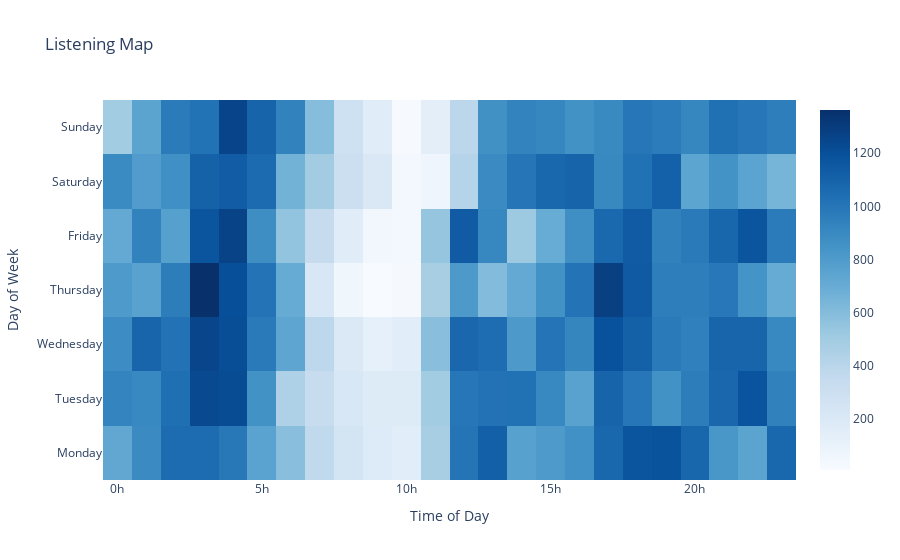

Here is the notebook cell this chart was saved with:
### Code cell
fig_new = go.Figure(data=go.Heatmap(z=timevsweek.values,
                                    x=timevsweek.columns,
                                    y=timevsweek.index,
                                    colorscale='Blues'))

fig_new.update_layout(
    title='Listening Map',
    xaxis=dict(title='Time of Day'),
    yaxis=dict(title='Day of Week'),
    xaxis_ticksuffix='h',
)

fig_new.show()

### Figure 1 — Plotly figure (JSON) as saved in the notebook; plotly's stock layout.template omitted (floating-point values rounded to 4 significant figures; data arrays with more than 128 entries replaced by an {"elided": "..."} marker saying what was removed)
{"data": [{"colorscale": [[0, "rgb(247,251,255)"], [0.125, "rgb(222,235,247)"], [0.25, "rgb(198,219,239)"], [0.375, "rgb(158,202,225)"], [0.5, "rgb(107,174,214)"], [0.625, "rgb(66,146,198)"], [0.75, "rgb(33,113,181)"], [0.875, "rgb(8,81,156)"], [1, "rgb(8,48,107)"]], "type": "heatmap", "x": [0, 1, 2, 3, 4, 5, 6, 7, 8, 9, 10, 11, 12, 13, 14, 15, 16, 17, 18, 19, 20, 21, 22, 23], "y": ["Monday", "Tuesday", "Wednesday", "Thursday", "Friday", "Saturday", "Sunday"], "z": {"elided": "7x24 float values"}}], "layout": {"title": {"text": "Listening Map"}, "xaxis": {"ticksuffix": "h", "title": {"text": "Time of Day"}}, "yaxis": {"title": {"text": "Day of Week"}}}}
